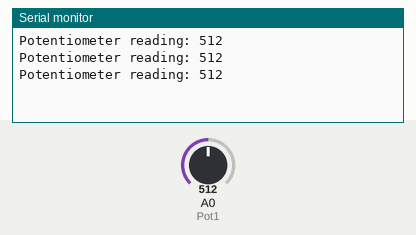
Recording of a sketch running on a simulated Arduino Uno, built with avr-gcc and run on an emulated ATmega328P. On the bench: the last lines printed to the serial monitor. The inputs (shaded band) are chosen by the test bench; at power-on: A0 (Pot1) = 512.

Above: at 1.3 s.
1.4 s: A0 (Pot1) set to 716
At 1.9 s:
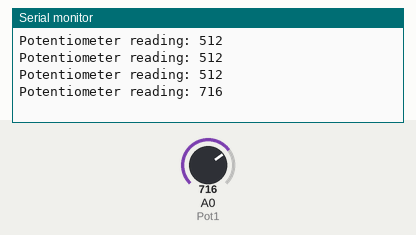
2.9 s: A0 (Pot1) set to 900
At 3.4 s:
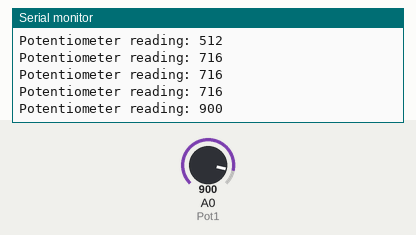
Timing chart, 0 to 5.9 s (numbered marks = the images above; inputs shaded):
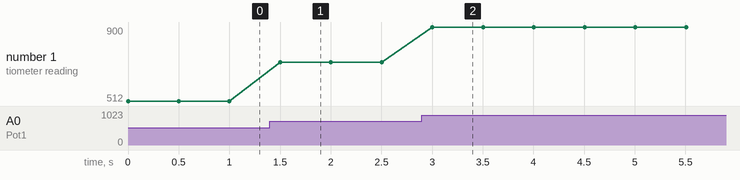

Measured:
- after the input at 1.4 s, the serial monitor: prints a new line after 0.10 s (image 1)
- after the input at 2.9 s, the serial monitor: prints a new line after 0.10 s (image 2)
- plotted number 1: 512 → 716 after the input at 1.4 s, 716 → 900 after the input at 2.9 s

The sketch:

Potentiomenter.ino
```cpp
#define Pot1 0

void setup() {
  Serial.begin(115200);
}

/* Main Program */
void loop() {


  // I Ddon't know here the encoding is defect
  Serial.print("Potentiometer reading: ");
  Serial.println(analogRead(Pot1));
  /* Wait 0.5 seconds before reading again */
  delay(500);


}
```
